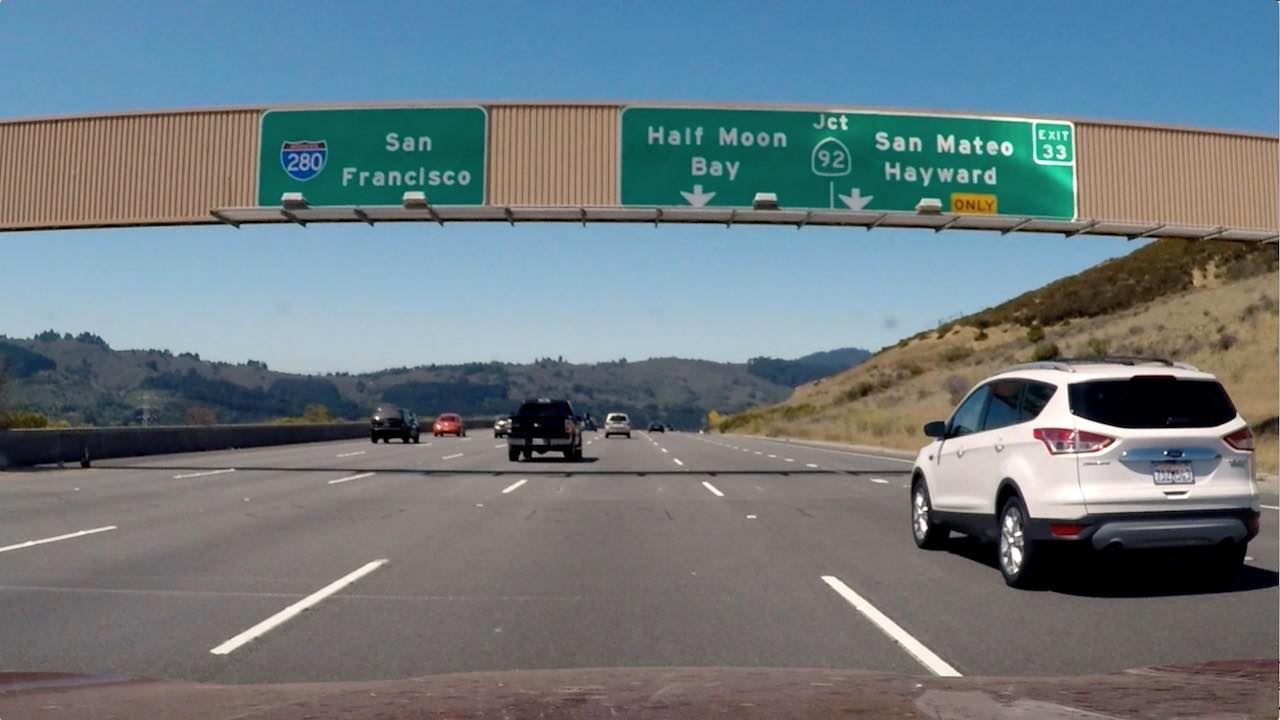
#> input picture test_images/signs_vehicles_xygrad.png, 1280 x 720 px
$ python binary_threshold.py   (older library calls are emulated)
#> lines starting #> are read from the running program, lines starting #| are printed output that depends on the picture; after the words box and inside, x2 and y2 are one past the last pixel; in counts of white or black regions, pixels touching at a corner belong together
import numpy as np
import cv2

def abs_sobel_thresh(img, orient='x', sobel_kernel=3, thresh=(0, 255)):
    # Convert to grayscale
    gray = cv2.cvtColor(img, cv2.COLOR_RGB2GRAY)
    # Calculate directional gradient
    # Apply threshold
    direction = (1, 0)
    if orient == 'y':
        direction = (0, 1)
    sobel = cv2.Sobel(gray, cv2.CV_64F, direction[0], direction[1], ksize=sobel_kernel)
    abs_sobel = np.absolute(sobel)
    scaled_sobel = np.uint8(255*abs_sobel/np.max(abs_sobel))

    grad_binary = np.zeros_like(scaled_sobel)
    grad_binary[(scaled_sobel >= thresh[0]) & (scaled_sobel <= thresh[1])] = 1

    return grad_binary

def mag_thresh(image, sobel_kernel=3, mag_thresh=(0, 255)):
    # Calculate gradient magnitude
    # Apply threshold

    # Convert to grayscale
    gray = cv2.cvtColor(image, cv2.COLOR_RGB2GRAY)
    # Take both Sobel x and y gradients
    sobelx = cv2.Sobel(gray, cv2.CV_64F, 1, 0, ksize=sobel_kernel)
    sobely = cv2.Sobel(gray, cv2.CV_64F, 0, 1, ksize=sobel_kernel)
    # Calculate the gradient magnitude
    gradmag = np.sqrt(sobelx**2 + sobely**2)
    # Rescale to 8 bit
    scale_factor = np.max(gradmag)/255
    gradmag = (gradmag/scale_factor).astype(np.uint8)
    # Create a binary image of ones where threshold is met, zeros otherwise
    mag_binary = np.zeros_like(gradmag)
    mag_binary[(gradmag >= mag_thresh[0]) & (gradmag <= mag_thresh[1])] = 1
    return mag_binary

def dir_threshold(image, sobel_kernel=3, thresh=(0, np.pi/2)):
    # Calculate gradient direction
    # Apply threshold

    # Grayscale
    gray = cv2.cvtColor(image, cv2.COLOR_RGB2GRAY)
    # Calculate the x and y gradients
    sobelx = cv2.Sobel(gray, cv2.CV_64F, 1, 0, ksize=sobel_kernel)
    sobely = cv2.Sobel(gray, cv2.CV_64F, 0, 1, ksize=sobel_kernel)
    # Take the absolute value of the gradient direction,
    # apply a threshold, and create a binary image result
    absgraddir = np.arctan2(np.absolute(sobely), np.absolute(sobelx))
    dir_binary =  np.zeros_like(absgraddir)
    dir_binary[(absgraddir >= thresh[0]) & (absgraddir <= thresh[1])] = 1
    return dir_binary

# Choose a Sobel kernel size
ksize = 3 # Choose a larger odd number to smooth gradient measurements

image = cv2.imread('test_images/signs_vehicles_xygrad.png')
#> image is the input picture: shape (720, 1280, 3); mean B, G, R 127.5, 121.6, 109.2

# Apply each of the thresholding functions
gradx = abs_sobel_thresh(image, orient='x', sobel_kernel=ksize, thresh=(20, 100))
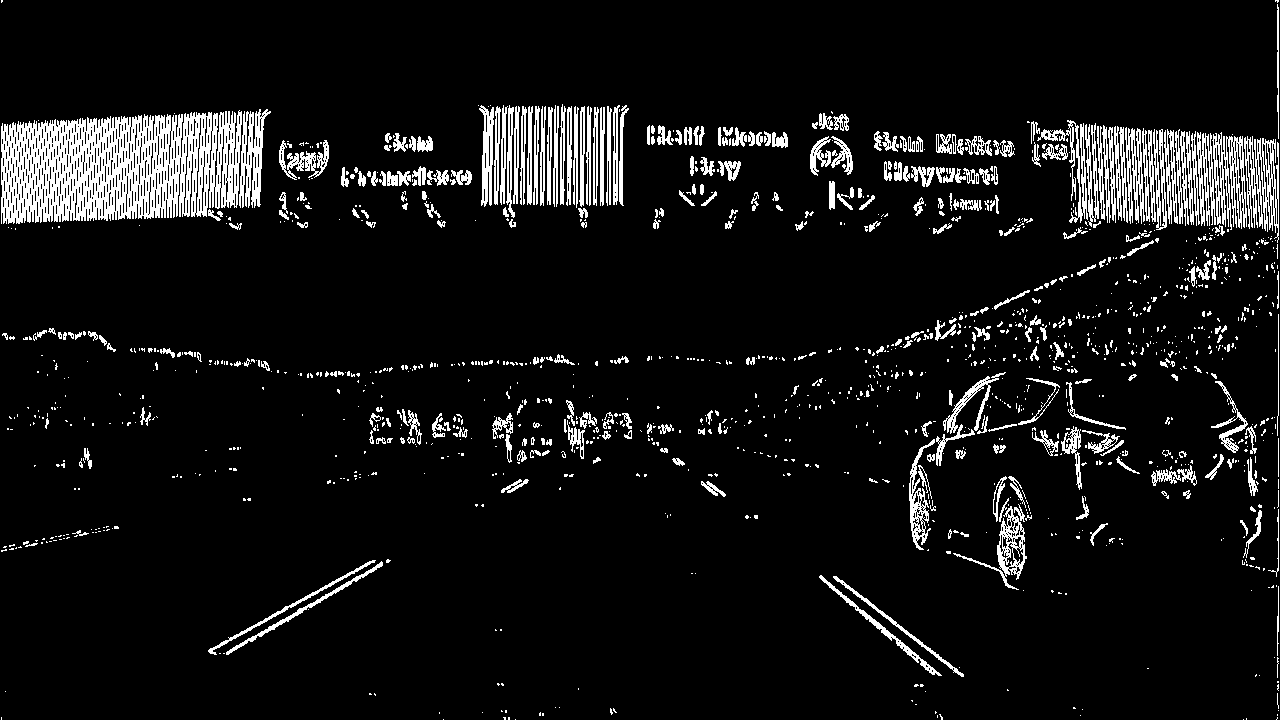
#> gradx: shape (720, 1280); values 0 (black) and 1 (white), 7.9% white; 1392 white regions (1055 under 20 px), largest, box (x1, y1, x2, y2) and area: (1, 110, 242, 224) 18706, (1197, 132, 1247, 230) 2652, (1244, 136, 1279, 243) 1825
grady = abs_sobel_thresh(image, orient='y', sobel_kernel=ksize, thresh=(20, 100))
#> grady: shape (720, 1280); values 0 (black) and 1 (white), 8.1% white; 1402 white regions (1077 under 20 px), largest, box (x1, y1, x2, y2) and area: (562, 194, 1280, 367) 7370, (0, 103, 1280, 145) 6603, (0, 460, 930, 494) 6156
mag_binary = mag_thresh(image, sobel_kernel=ksize, mag_thresh=(30, 100))
#> in mag_thresh, `gradmag = np.sqrt(sobelx**2 + sobely**2)`:
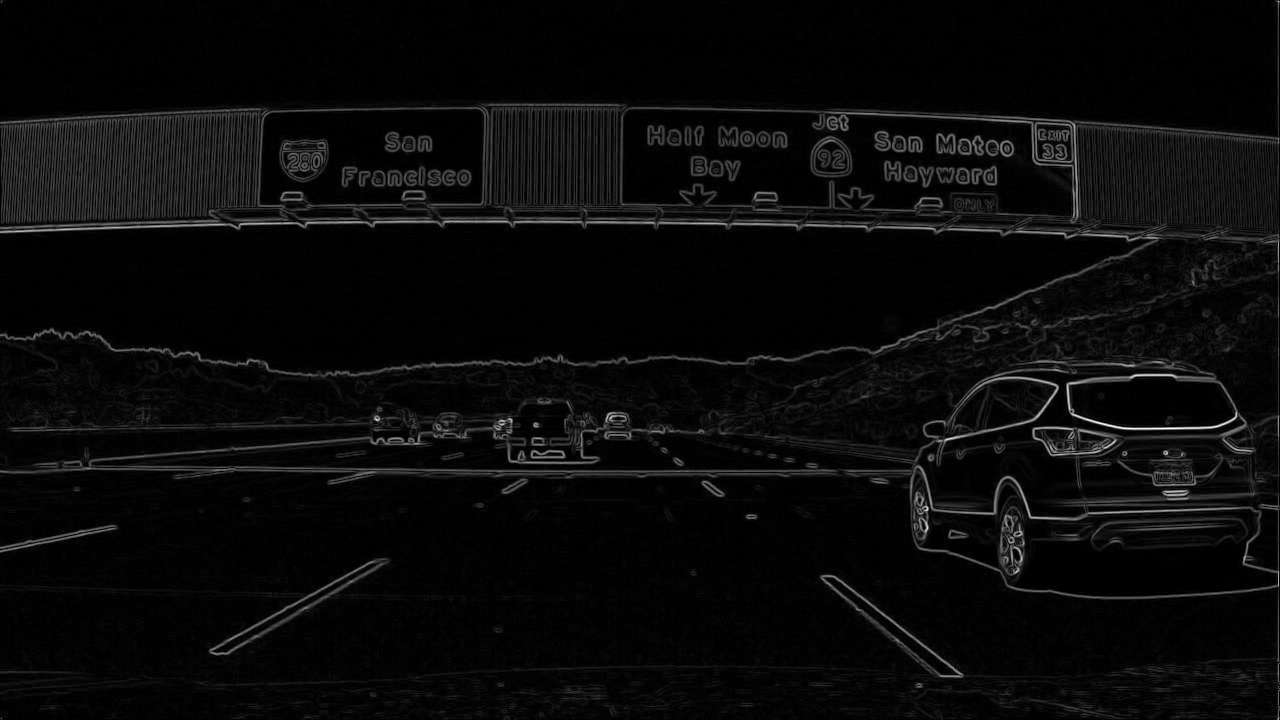
#> gradmag: shape (720, 1280) float64; min 0, max 920, mean 37.5; drawn with min black and max white
#> in mag_thresh, `scale_factor = np.max(gradmag)/255`: scale_factor = 3.61
#> mag_binary: shape (720, 1280); values 0 (black) and 1 (white), 9.8% white in thin lines or dots
dir_binary = dir_threshold(image, sobel_kernel=ksize, thresh=(0.7, 1.3))
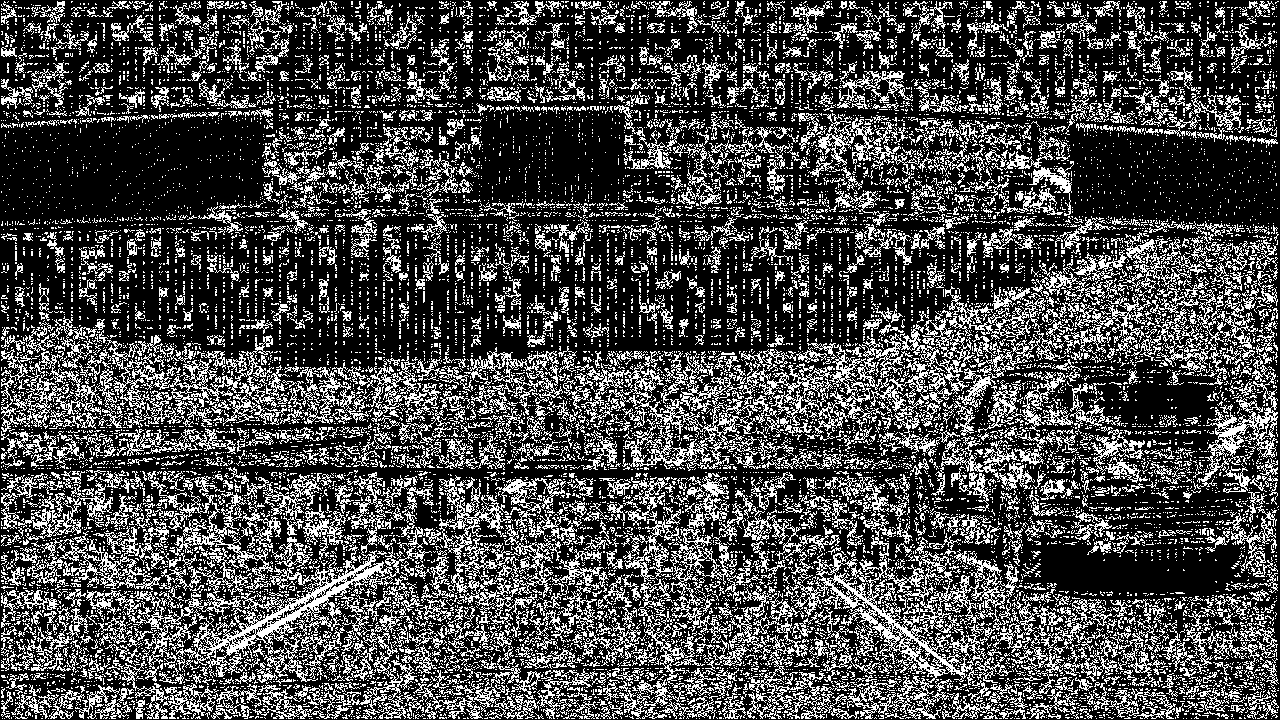
#> dir_binary: shape (720, 1280) float64; values 0 (black) and 1 (white), 28.8% white in thin lines or dots
combined = np.zeros_like(dir_binary)
combined[((gradx == 1) & (grady == 1)) | ((mag_binary == 1) & (dir_binary == 1))] = 255

cv2.imwrite('output_images/bin_thresh_signs_vehicles_xygrad.jpg',combined)
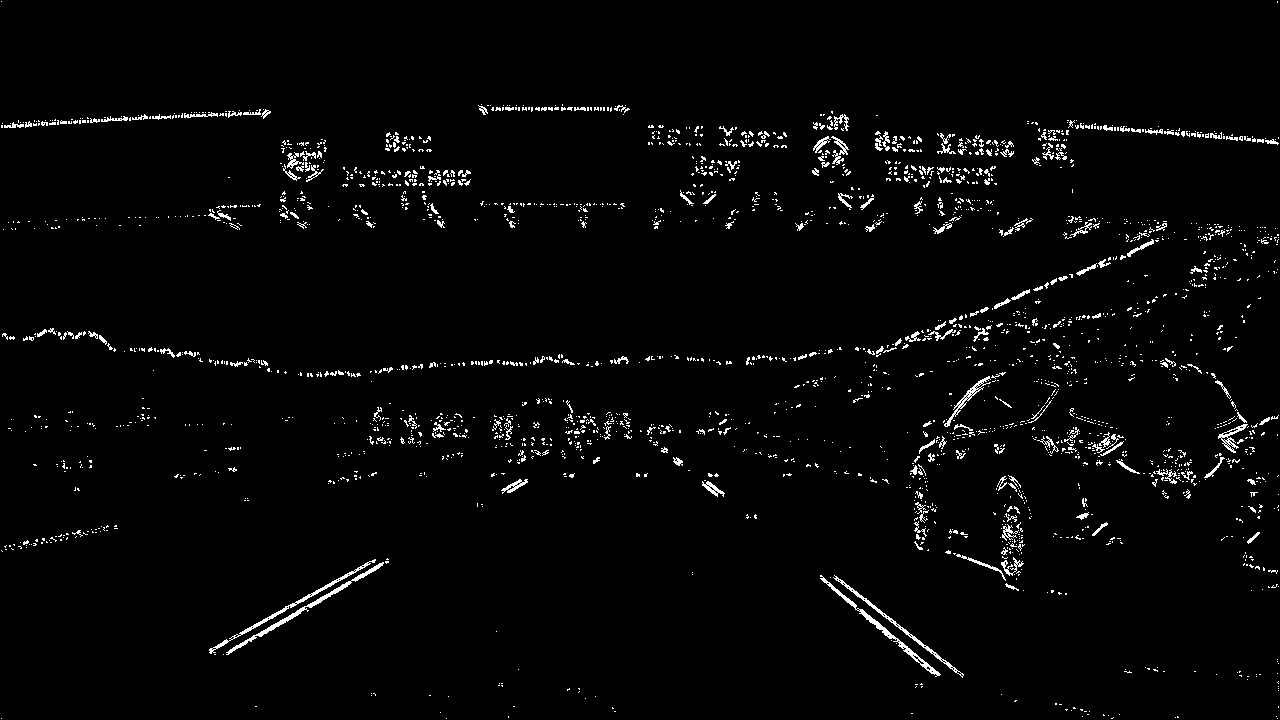
#> saved as bin_thresh_signs_vehicles_xygrad.jpg: shape (720, 1280); 2.4% white in thin lines or dots
